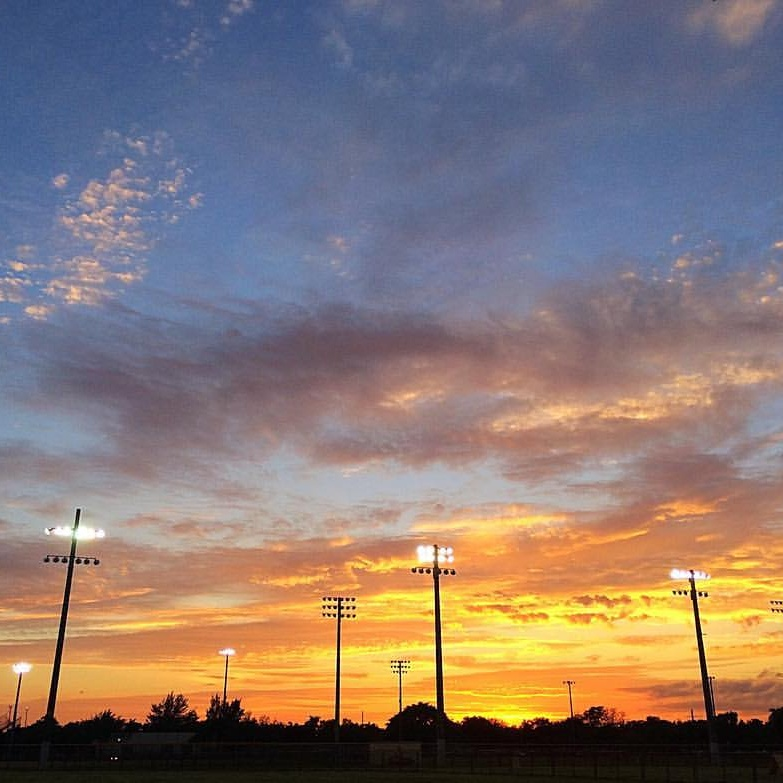
#> input picture cloud Cropped.jpg, 783 x 783 px
$ python main.py
#> lines starting #> are read from the running program, lines starting #| are printed output that depends on the picture; after the words box and inside, x2 and y2 are one past the last pixel; in counts of white or black regions, pixels touching at a corner belong together
import cv2
import numpy as np
from PIL import Image
import math


def pixel_log255(unorm_image):
    pxmin = unorm_image.min()
    pxmax = unorm_image.max()

    for i in range(unorm_image.shape[0]):
        for j in range(unorm_image.shape[1]):
            # unorm_image[i, j] = (255 / math.log10(256)) * math.log10(1 + (255 / pxmax) * unorm_image[i, j])
            unorm_image[i, j] = ((unorm_image[i, j] - pxmin) / (pxmax - pxmin)) * 255

    norm_image = unorm_image
    return norm_image


def iLoG(shape, std):
    s = (shape, shape)
    l_o_g = np.zeros(s)

    a = 1 / (2 * math.pi * (std ** 4))

    lim = int(math.floor(shape / 2))

    for row in range(-lim, lim + 1):
        for col in range(-lim, lim + 1):
            b = ((row ** 2) + (col ** 2) - (2 * (std ** 2))) / (std ** 2)
            c = np.exp((-1 / (2 * (std ** 2))) * (row ** 2 + col ** 2))
            l_o_g[row + lim][col + lim] = a * b * c

    return l_o_g


def sobel():
    wx = np.array([[-1, -2, -1], [0, 0, 0], [1, 2, 1]])
    wy = np.array([[-1, 0, 1], [-2, 0, 2], [-1, 0, 1]])

    return wx, wy


def innerprod(img, w):
    iw = np.zeros((img.shape[0], img.shape[1]))

    for r in range(1, len(img) - 1):
        for c in range(1, len(img) - 1):
            iw[r][c] = w[0][0] * img[r - 1][c - 1] \
                       + w[0][1] * img[r - 1][c] \
                       + w[0][2] * img[r - 1][c + 1] \
                       + w[1][0] * img[r][c - 1] \
                       + w[1][1] * img[r][c] \
                       + w[1][2] * img[r][c + 1] \
                       + w[2][0] * img[r + 1][c - 1] \
                       + w[2][1] * img[r + 1][c] \
                       + w[2][2] * img[r + 1][c + 1]

    return iw


if __name__ == '__main__':
    image = cv2.imread('cloud Cropped.jpg', 0)
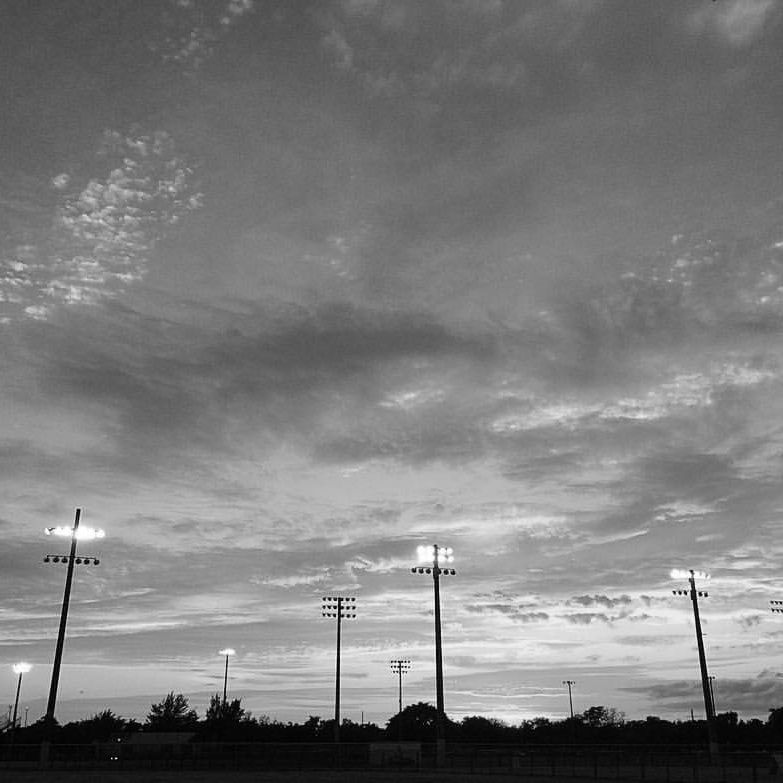
#> image: shape (783, 783); min 0, max 255, mean 123.6
    iw = np.zeros((image.shape[0], image.shape[1]))

    for r in range(1, len(image) - 1):
        for c in range(1, len(image) - 1):
            kirsh_order = []
            kirsh_order.append(int(image[r - 1][c - 1]))
            kirsh_order.append(int(image[r - 1][c]))
            kirsh_order.append(int(image[r - 1][c + 1]))
            kirsh_order.append(int(image[r][c + 1]))
            kirsh_order.append(int(image[r + 1][c + 1]))
            kirsh_order.append(int(image[r + 1][c]))
            kirsh_order.append(int(image[r + 1][c - 1]))
            kirsh_order.append(int(image[r][c - 1]))

            g = []

            for i in range(8):
                s = kirsh_order[i % 8] + kirsh_order[(i + 1) % 8] + kirsh_order[(i + 2) % 8]
                t = kirsh_order[(i + 3) % 8] + kirsh_order[(i + 4) % 8] + kirsh_order[(i + 5) % 8] \
                    + kirsh_order[(i + 6) % 8] + kirsh_order[(i + 7) % 8]

                g.append(abs(5 * s - 3 * t))

            iw[r][c] = max(g)
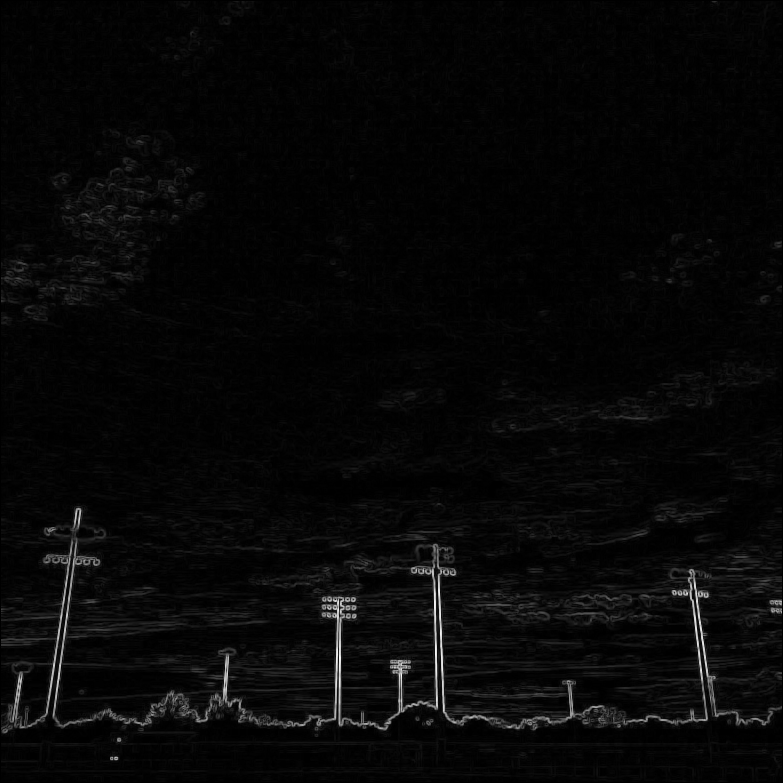
#> iw: shape (783, 783) float64; min 0, max 3316, mean 100.1; drawn with min black and max white

    grad = pixel_log255(iw)
#> in pixel_log255, `pxmin = unorm_image.min()`: pxmin = 0
#> in pixel_log255, `pxmax = unorm_image.max()`: pxmax = 3316
    grad = grad.flatten()

    for i, val in enumerate(grad):
        if val > 50:
            grad[i] = 255
        else:
            grad[i] = 0

    grad = np.reshape(grad, (image.shape[0], image.shape[1]))
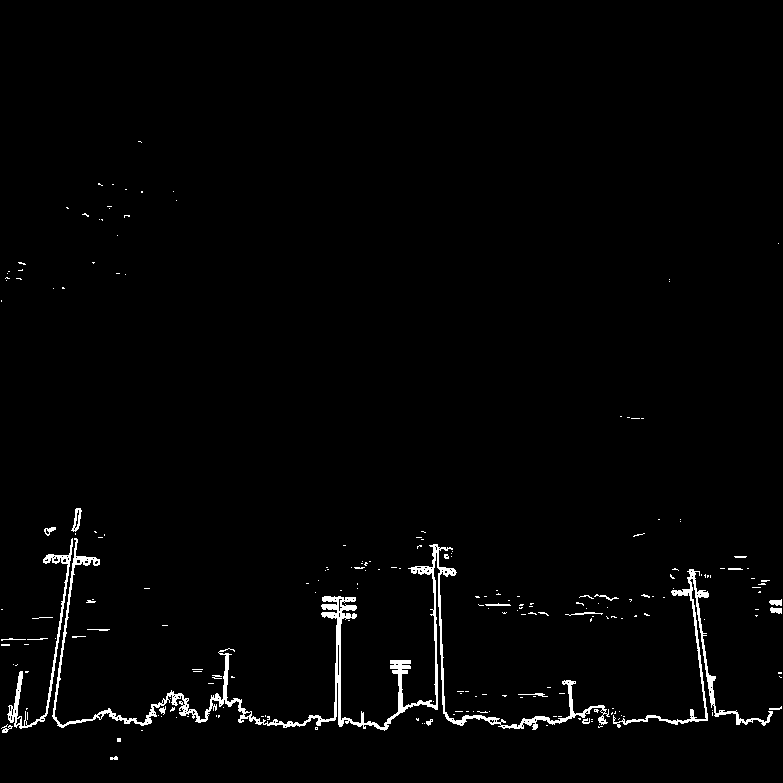
#> grad: shape (783, 783) float64; 1.8% white; 219 white regions (192 under 20 px), largest, box (x1, y1, x2, y2) and area: (52, 538, 610, 731) 6349, (613, 569, 773, 728) 1608, (7, 538, 73, 729) 1017
    im = Image.fromarray(grad)
    if im.mode != 'RGB':
        im = im.convert('RGB')
    im.save("kirsh_cloud.jpg")
